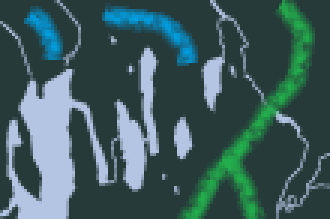
#> input picture Assets/StreamingAssets/images/color/abstract1.png, 110 x 73 px (shown 3 times larger); its folder holds only this picture in this run
$ python measure.py
#> lines starting #> are read from the running program, lines starting #| are printed output that depends on the picture
# /// script
# requires-python = ">=3.12"
# dependencies = ["numpy", "pillow"]
# ///
# PROTOTYPE — throwaway (see README.md). Characterizes every Kscope pool image:
# feature scale, contrast, and whether local structure is smooth shading or flat
# regions separated by hard edges. The older pace-calibration table remains as
# historical input to the Sync-standardization question this prototype first asked.
import json
from pathlib import Path

import numpy as np
from PIL import Image

REPO = Path(__file__).resolve().parents[2]
OUT = Path(__file__).resolve().parent / "out"
OUT.mkdir(exist_ok=True)

OFFSETS = [1, 2, 3, 4, 6, 8, 12, 16, 24, 32, 48, 64, 96, 128]
THRESHOLD = 0.6          # L = offset where MAD reaches this fraction of the plateau
RAIL_LO, RAIL_HI = 0.4, 2.5
ALPHAS = [0.0, 0.25, 0.5, 0.75, 1.0]

# Current wall tuning, Mirror10, Mid energy: 6 px/beat * 1.125 pace, per axis.
BASE_PX_PER_BEAT = 6.0 * 1.125

# Local source-texel character bands. Difference is RMS RGB in [0,1]. A change
# within 2.5 code values/channel is visually flat at source resolution; 0.08 is
# a clearly visible local step. Values between them describe gentle shading.
FLAT_MAX = 2.5 / 255.0
HARD_EDGE_MIN = 0.08


def load_intensity(path: Path) -> tuple[np.ndarray, np.ndarray]:
    """Returns (rgb float array HxWx3 in [0,1], intensity HxW = channel mean)."""
    rgb = np.asarray(Image.open(path).convert("RGB"), dtype=np.float32) / 255.0
    return rgb, rgb.mean(axis=2)


def image_character(rgb: np.ndarray) -> dict[str, float]:
    """Measure whether local source structure is flat, gently shaded, or hard-edged."""
    dx = np.sqrt(np.mean(np.square(rgb[:, 1:] - rgb[:, :-1]), axis=2)).ravel()
    dy = np.sqrt(np.mean(np.square(rgb[1:] - rgb[:-1]), axis=2)).ravel()
    local = np.concatenate([dx, dy])
    flat = local <= FLAT_MAX
    hard = local >= HARD_EDGE_MIN
    shaded = ~(flat | hard)
    changing = ~flat

    return {
        "flat_pct": round(float(flat.mean() * 100.0), 1),
        "shaded_pct": round(float(shaded.mean() * 100.0), 1),
        "hard_edge_pct": round(float(hard.mean() * 100.0), 1),
        "shading_share_pct": round(
            float(shaded.sum() / max(1, changing.sum()) * 100.0), 1
        ),
        "local_change_p95": round(float(np.percentile(local, 95)), 4),
    }


def mirror_tile(i: np.ndarray, pad: int) -> np.ndarray:
    """Extend by symmetric reflection — the same edge-duplicating fold Draw() uses."""
    return np.pad(i, ((0, pad), (0, pad)), mode="symmetric")


def mad_curve(i: np.ndarray) -> dict[int, float]:
    """Mean absolute intensity difference at each offset, averaged over X and Y,
    on the mirror-tiled plane (matches what the wall actually shows)."""
    h, w = i.shape
    maxd = OFFSETS[-1]
    # Tile enough that every offset stays in-domain even for the 12px image.
    reps_y = maxd // h + 2
    reps_x = maxd // w + 2
    t = i
    for _ in range(int(np.ceil(np.log2(max(reps_y, reps_x)))) + 1):
        t = mirror_tile(t, t.shape[0])[: t.shape[0] * 2, : t.shape[1] * 2]
    t = t[: h + maxd, : w + maxd]
    curve = {}
    for d in OFFSETS:
        mx = np.abs(t[:h, d : w + d] - t[:h, :w]).mean()
        my = np.abs(t[d : h + d, :w] - t[:h, :w]).mean()
        curve[d] = float((mx + my) / 2.0)
    return curve


def plateau(i: np.ndarray) -> float:
    """Expected |difference| between two unrelated texels — the decorrelated ceiling."""
    flat = i.ravel()
    rng = np.random.default_rng(0)
    return float(np.abs(flat - rng.permutation(flat)).mean())


def correlation_length(curve: dict[int, float], plat: float) -> float:
    """Smallest offset (log-interpolated) where MAD reaches THRESHOLD * plateau."""
    target = THRESHOLD * plat
    ds = sorted(curve)
    if curve[ds[0]] >= target:
        return float(ds[0])
    for a, b in zip(ds, ds[1:]):
        if curve[b] >= target:
            # interpolate in log2(offset)
            fa, fb = curve[a], curve[b]
            t = (target - fa) / (fb - fa)
            return float(2 ** (np.log2(a) + t * (np.log2(b) - np.log2(a))))
    return float(ds[-1])  # never decorrelates within 128px — capped


def measure(path: Path) -> dict:
    rgb, i = load_intensity(path)
    curve = mad_curve(i)
    plat = plateau(i)
    length = correlation_length(curve, plat)

    # Channel-swap invariance: the metric is the channel mean, so any permutation
    # must produce the identical L. Verify end-to-end anyway.
    swapped = rgb[:, :, [2, 1, 0]].mean(axis=2)
    l_swapped = correlation_length(mad_curve(swapped), plateau(swapped))
    assert abs(length - l_swapped) < 1e-6, f"channel swap changed L for {path.name}"

    # Spatial stability: L per quadrant for images big enough to have quadrants.
    h, w = i.shape
    quadrants = []
    if min(h, w) >= 128:
        for qy in (slice(0, h // 2), slice(h // 2, h)):
            for qx in (slice(0, w // 2), slice(w // 2, w)):
                q = i[qy, qx]
                quadrants.append(round(correlation_length(mad_curve(q), plateau(q)), 1))

    return {
        "name": path.name,
        "pool": path.parent.name,
        "w": w,
        "h": h,
        "plateau": round(plat, 4),
        "L": round(length, 2),
        "quadrant_L": quadrants,
        "curve": {d: round(v, 4) for d, v in curve.items()},
        **image_character(rgb),
    }


def main() -> None:
    paths = sorted((REPO / "Assets/StreamingAssets/images/color").glob("*.png")) + sorted(
        (REPO / "Assets/StreamingAssets/images/mono").glob("*.png")
    )
    results = [measure(p) for p in paths]
#> in measure, `rgb, i = load_intensity(path)`:
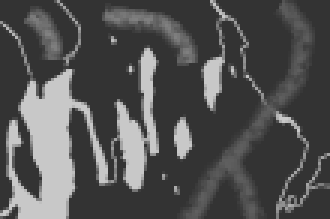
#> i: shape (73, 110) float32 (shown 3 times larger); min 0.201, max 0.787, mean 0.325
#> the loop in mad_curve, `for _ in range(int(np.ceil(np.log2(max(reps_y, reps_x)))) + 1):` made 3 passes
#> pass 1, in mad_curve, `t = mirror_tile(t, t.shape[0])[: t.shape[0] * 2, : t.shape[1] * 2]`:
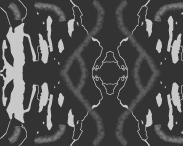
#> t: shape (146, 183) float32; min 0.201, max 0.787, mean 0.31
#> pass 2, in mad_curve, `t = mirror_tile(t, t.shape[0])[: t.shape[0] * 2, : t.shape[1] * 2]`:
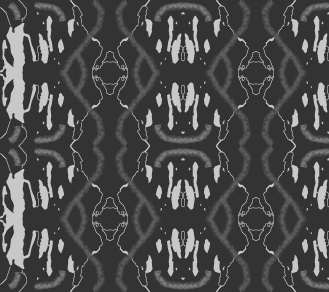
#> t: shape (292, 329) float32; min 0.201, max 0.787, mean 0.3
#> pass 3, in mad_curve, `t = mirror_tile(t, t.shape[0])[: t.shape[0] * 2, : t.shape[1] * 2]`:
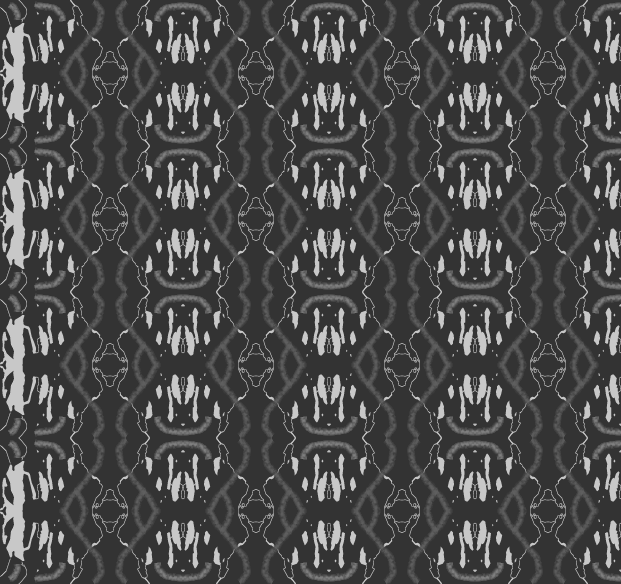
#> t: shape (584, 621) float32; min 0.201, max 0.787, mean 0.295
#> in mad_curve, `t = t[: h + maxd, : w + maxd]`:
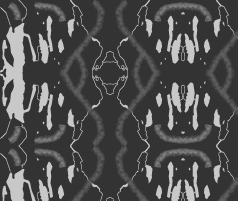
#> t: shape (201, 238) float32; min 0.201, max 0.787, mean 0.309
#> the loop in mad_curve, `for d in OFFSETS:` made 14 passes
#> (mx, my) on passes 1 to 12: (0.0528, 0.0288), (0.09, 0.0501), (0.116, 0.0656), (0.132, 0.0785), (0.153, 0.0979), (0.156, 0.113), (0.163, 0.136), (0.173, 0.153), (0.145, 0.16), (0.146, 0.149), (0.151, 0.148), (0.164, 0.157)
#> after the loop in mad_curve, `for d in OFFSETS:`: curve = 14 items
#> in plateau, `flat = i.ravel()`: flat = 8030 values, max 0.787 at index 181, min 0.201 at index 0, mean 0.325
#> in measure, `plat = plateau(i)`: plat = 0.19
#> in correlation_length, `target = THRESHOLD * plat`: target = 0.114
#> in correlation_length, `ds = sorted(curve)`: ds = [1, 2, 3, 4, 6, 8, 12, 16, 24, 32, 48, 64, 96, 128]
#> the loop in correlation_length, `for a, b in zip(ds, ds[1:]):` made 4 passes
#> (b, fa, fb, t) on pass 4: (6, 0.105, 0.125, 0.443)
#> b on passes 1 to 3: 2, 3, 4
#> in measure, `length = correlation_length(curve, plat)`: length = 4.79
#> the loop in mad_curve (call 2), `for d in OFFSETS:` made 14 passes
#> in image_character, `dx = np.sqrt(np.mean(np.square(rgb[:, 1:] - rgb[:, :-1]), axis=2)).rav..`: dx = 7957 values, max 0.588 at index 2993, min 0 at index 0, mean 0.0567
#> in image_character, `dy = np.sqrt(np.mean(np.square(rgb[1:] - rgb[:-1]), axis=2)).ravel()`: dy = 7920 values, max 0.588 at index 2443, min 0 at index 0, mean 0.0322
#> in image_character, `local = np.concatenate([dx, dy])`: local = 15877 values, max 0.588 at index 2993, min 0 at index 0, mean 0.0445
#> results = 1 item

    ls = np.array([r["L"] for r in results])
#> ls = [4.79]
    l_ref = float(np.exp(np.log(ls).mean()))  # geometric mean of the pool
#> l_ref = 4.79

    print(f"pool: {len(results)} images | L_ref (geometric mean) = {l_ref:.1f}\n")
#| pool: 1 images | L_ref (geometric mean) = 4.8
    hdr = (
        f"{'image':<16}{'pool':<7}{'size':<10}{'contrast':<10}{'L':<8}"
        f"{'flat%':<8}{'shade%':<9}{'hard%':<8}{'shading share':<15}quadrant L"
    )
    print(hdr)
    print("-" * len(hdr))
    for r in sorted(results, key=lambda r: r["L"]):
        q = " ".join(str(x) for x in r["quadrant_L"]) if r["quadrant_L"] else "-"
        print(
            f"{r['name']:<16}{r['pool']:<7}{r['w']}x{r['h']:<6}"
            f"{r['plateau']:<10}{r['L']:<8}{r['flat_pct']:<8.1f}"
            f"{r['shaded_pct']:<9.1f}{r['hard_edge_pct']:<8.1f}"
            f"{r['shading_share_pct']:<15.1f}{q}"
        )
#> this loop made 1 pass
#| abstract1.png   color  110x73    0.1905    4.79    69.4    15.1     15.6    49.1           -

    print("\nfactor = clamp((L / L_ref)^alpha, %.1f, %.1f)" % (RAIL_LO, RAIL_HI))
    print("wall px/beat/axis = %.2f * factor | pattern %%/beat = wall / (2*width)\n" % BASE_PX_PER_BEAT)
    for alpha in ALPHAS:
        factors = np.clip((ls / l_ref) ** alpha, RAIL_LO, RAIL_HI)
        wall = BASE_PX_PER_BEAT * factors
        widths = np.array([r["w"] for r in results], dtype=float)
        pattern = wall / (2.0 * widths)
        print(f"alpha={alpha:<5} wall-rate spread {wall.max()/wall.min():6.1f}x   "
              f"pattern-rate spread {pattern.max()/pattern.min():6.1f}x")
#> this loop made 5 passes
#| alpha=0.0   wall-rate spread    1.0x   pattern-rate spread    1.0x
#| alpha=0.25  wall-rate spread    1.0x   pattern-rate spread    1.0x
#| alpha=0.5   wall-rate spread    1.0x   pattern-rate spread    1.0x
#| alpha=0.75  wall-rate spread    1.0x   pattern-rate spread    1.0x
#| alpha=1.0   wall-rate spread    1.0x   pattern-rate spread    1.0x

    for alpha in ALPHAS:
        print(f"\nalpha={alpha} factors:")
        factors = np.clip((ls / l_ref) ** alpha, RAIL_LO, RAIL_HI)
        for r, f in sorted(zip(results, factors), key=lambda t: t[0]["L"]):
            print(f"  {r['name']:<16} L={r['L']:<7} factor={f:.2f}")

    with open(OUT / "measure.json", "w") as fh:
        json.dump({"l_ref": l_ref, "images": results}, fh, indent=1)
    print(f"\nwrote {OUT / 'measure.json'}")


if __name__ == "__main__":
    main()

$ run again, on Assets/StreamingAssets/images/color/abstract2.png
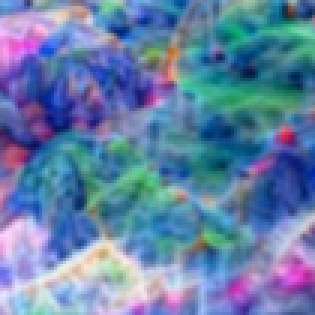
#> input picture Assets/StreamingAssets/images/color/abstract2.png, 105 x 105 px (shown 3 times larger)
#> in measure, `rgb, i = load_intensity(path)`:
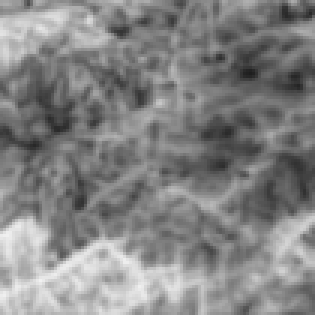
#> i: shape (105, 105) float32 (shown 3 times larger); min 0.118, max 0.946, mean 0.518
#> in mad_curve, `t = t[: h + maxd, : w + maxd]`:
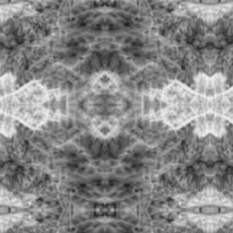
#> t: shape (233, 233) float32; min 0.118, max 0.946, mean 0.524
#> the loop in mad_curve, `for d in OFFSETS:` made 14 passes
#> (mx, my) on passes 1 to 8: (0.0318, 0.036), (0.0567, 0.0641), (0.0724, 0.0824), (0.0824, 0.0944), (0.094, 0.108), (0.102, 0.117), (0.114, 0.132), (0.12, 0.14)
#> after the loop in mad_curve, `for d in OFFSETS:`: curve = 14 items
#> flat = 11025 values, max 0.946 at index 9778, min 0.118 at index 2603, mean 0.518
#> plat = 0.176
#> target = 0.106
#> ds = [1, 2, 3, 4, 6, 8, 12, 16, 24, 32, 48, 64, 96, 128]
#> the loop in correlation_length, `for a, b in zip(ds, ds[1:]):` made 5 passes
#> (a, b, fa, fb, t) on pass 5: (6, 8, 0.101, 0.109, 0.57)
#> length = 7.07
#> the loop in mad_curve (call 2), `for d in OFFSETS:` made 14 passes
#> dx = 10920 values, max 0.192 at index 6996, min 0 at index 48, mean 0.0398
#> dy = 10920 values, max 0.231 at index 1087, min 0 at index 2533, mean 0.0444
#> results = 1 item
#> ls = [7.07]
#> l_ref = 7.07
#| pool: 1 images | L_ref (geometric mean) = 7.1
#> the loop in main, `for r in sorted(results, key=lambda r: r["L"]):` made 1 pass
#| abstract2.png   color  105x105   0.1765    7.07    4.7     86.3     9.0     90.6           -
#> the loop in main, `for alpha in ALPHAS:` made 5 passes
#| alpha=0.0   wall-rate spread    1.0x   pattern-rate spread    1.0x
#| alpha=0.25  wall-rate spread    1.0x   pattern-rate spread    1.0x
#| alpha=0.5   wall-rate spread    1.0x   pattern-rate spread    1.0x
#| alpha=0.75  wall-rate spread    1.0x   pattern-rate spread    1.0x
#| alpha=1.0   wall-rate spread    1.0x   pattern-rate spread    1.0x
